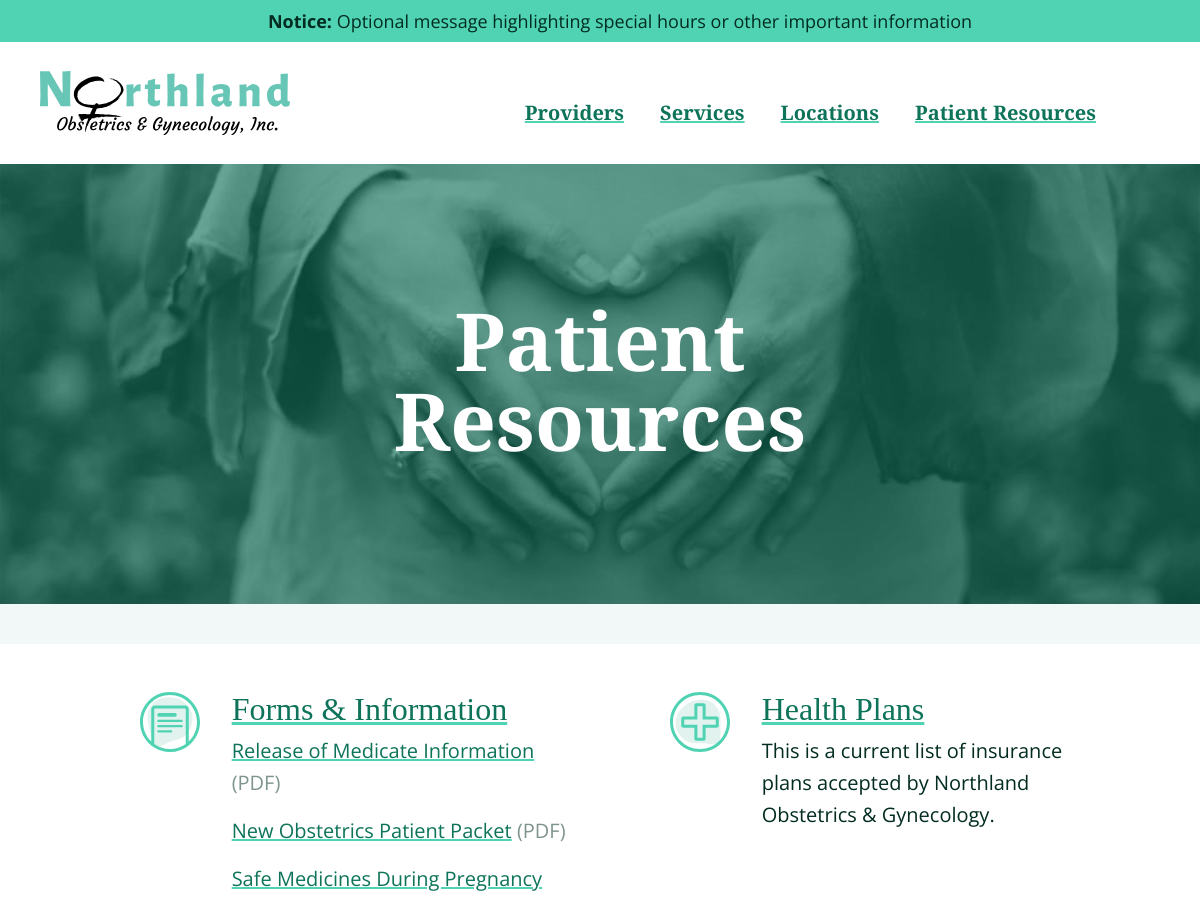
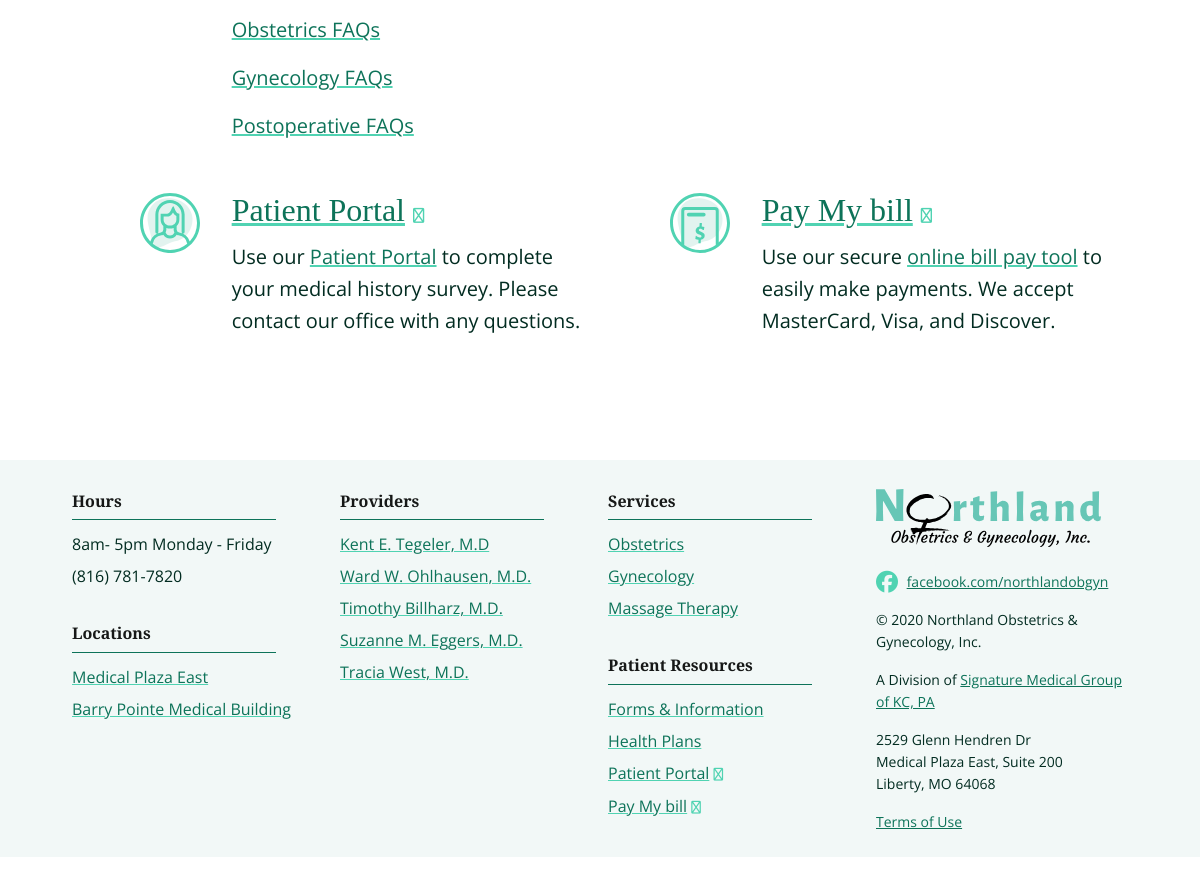
Page /resources/ on the committed database (2 pictures, top to bottom).
### header/models.py (models this page shows, shortened)
class Banner(models.Model):
    def one_year_from_today():
        return timezone.now() + timedelta(days=365.25)
    message = models.TextField(
        help_text='What should this banner message say?', default='')
    publish_date = models.DateTimeField(
        help_text='When should this banner message be published?', default=datetime.now)
    expiration_date = models.DateTimeField(
        help_text='When should this banner stop being displayed? (Defaults 1 year from now)', default=one_year_from_today)

### resources/models.py (models this page shows, shortened)
class Resource(models.Model):
    slug = models.CharField(
        max_length=25, help_text='URL Path Slug', default='')
    view_order = models.IntegerField(
        default=1, help_text='The display order of this resource')
    name = models.CharField(
        max_length=50, help_text='Resource name', default='')
    icon = models.FileField(
        help_text='Icon image for resource', upload_to='static/images/icons', default='')
    isLink = models.BooleanField(
        help_text='Is this menu item an external link?', default=False)
    isFormLink = models.BooleanField(
        help_text='Is this menu item a form submittal?', default=False)
    external_link = models.URLField(
        help_text='External link (optional)', max_length=200, blank=True, default='')
    content = models.TextField(
        help_text='Page content (only if not a link)', blank=True, default='')
    form_content = models.TextField(
        help_text='The raw form html', blank=True, default='')
    class Meta:
        ordering = ['view_order']
    def get_absolute_url(self):
        return "/resources/" + self.slug

class Form(models.Model):
    view_order = models.IntegerField(
        default=1, help_text='The display order of this form')
    name = models.CharField(
        max_length=50, help_text='Form name', default='')
    file = models.FileField(upload_to='forms/', blank=True, default='')
    file_type = models.CharField(max_length=4, blank=True, default='')
    link = models.URLField(
        help_text='Link (optional)', max_length=200, blank=True, default='')
    class Meta:
        ordering = ['view_order']

class Info(models.Model):
    view_order = models.IntegerField(
        default=1, help_text='The display order of this information link')
    name = models.CharField(
        max_length=50, help_text='Link name', default='')
    file = models.FileField(upload_to='info/', blank=True, default='')
    file_type = models.CharField(max_length=4, blank=True, default='')
    link = models.URLField(
        help_text='Link (optional)', max_length=200, blank=True, default='')
    class Meta:
        ordering = ['view_order']

class FAQLink(models.Model):
    view_order = models.IntegerField(
        default=1, help_text='The display order of this FAQ link')
    name = models.CharField(
        max_length=50, help_text='FAQ Link name', default='')
    file = models.FileField(upload_to='faq/', blank=True, default='')
    file_type = models.CharField(max_length=4, blank=True, default='')
    link = models.URLField(
        help_text='Link (optional)', max_length=200, blank=True, default='')
    class Meta:
        ordering = ['view_order']

### locations/models.py (models this page shows, shortened)
class Location(models.Model):
    slug = models.CharField(
        max_length=25, help_text='URL Path Slug', default='')
    view_order = models.IntegerField(
        default=1, help_text='The display order of this location')
    name = models.CharField(
        max_length=40, help_text='Name', default='')
    parent_facility = models.CharField(
        max_length=40, help_text='The name of the parent facility (eg "Liberty Hospital")', default='', blank=True)
    address1 = models.TextField(
        help_text='Address1', default='')
    address2 = models.TextField(
        help_text='Address2', default='', blank=True)
    city_state_zip = models.TextField(
        help_text='City, State Zip', default='')
    image_sml = models.FileField(
        help_text='Small location image', upload_to='static/images/locations', default='')
    image = models.FileField(
        help_text='Large location image', upload_to='static/images/locations', default='')
    appointment_text = models.TextField(
        help_text='Display text for appointments', default='8am- 5pm  Monday - Friday')
    phone = models.CharField(
        max_length=14, help_text='Phone display text', default='(816) 781-7820')
    desc = models.TextField(help_text='Description (can be html)', default='')
    highlighted_content = models.TextField(
        help_text='Special content to highlight (can be html)', blank=True, default='')
    isPrimary = models.BooleanField(default=False)
    class Meta:
        ordering = ['view_order']
    def get_absolute_url(self):
        return "/locations"

### providers/models.py (models this page shows, shortened)
class Provider(models.Model):
    view_order = models.IntegerField(
        default=1, help_text='The display order of this provider')
    slug = models.CharField(
        max_length=25, help_text='URL Path Slug', default='')
    name = models.CharField(max_length=50, help_text='Full name with creds')
    focus = models.CharField(
        max_length=50, help_text='Ob, Gyn, or both?', default='Obstetrics & Gynecology')
    doctor = models.BooleanField(default=True)
    bio = models.TextField(help_text='Bio', default='', blank=True)
    specialty = models.TextField(help_text='Specialties')
    image_sml = models.FileField(
        help_text='Small provider image', upload_to='static/images/providers', default='')
    image = models.FileField(
        help_text='Large provider image', upload_to='static/images/providers', default='')
    class Meta:
        ordering = ['view_order']
    def get_absolute_url(self):
        return "/providers/" + str(self.slug)

### services/models.py (models this page shows, shortened)
class Service(models.Model):
    slug = models.CharField(
        max_length=25, help_text='URL Path Slug', default='')
    view_order = models.IntegerField(
        default=1, help_text='The display order of this service')
    name = models.CharField(
        max_length=50, help_text='Service name', default='')
    icon = models.FileField(
        help_text='Icon image for service', upload_to='static/images/icons', default='')
    summary_desc = models.TextField(
        help_text='Description for the main Services page (can be html)', default='')
    desc = models.TextField(help_text='Description (can be html)', default='')
    services = models.TextField(help_text='Services (can be html)')
    sidebar = models.TextField(help_text='Sidebar (can be html)')
    class Meta:
        ordering = ['view_order']
    def get_absolute_url(self):
        return "/services/" + self.slug

### resources/views.py (the view)
# urls.py: path('', views.index, name='index'),
@cache_page(settings.CACHE_VIEW_EXPIRATION)
def index(request):
    resources = Resource.objects.all()
    forms = Form.objects.all()
    faqs = FAQLink.objects.all()
    infos = Info.objects.all()
    context = {
        'resources': resources,
        'forms': forms,
        'faqs': faqs,
        'infos': infos,
        'headerFragment': renderHeader()
    }
    context['footerFragment'] = renderFooter(context)
    return render(request, 'resources_index.html', context=context)

### header/templates/header.html (shortened to what this page needs)
  {% if banners %}
  <div class="banner">
    <ul class="text-center">
      {% for banner in banners %}
      <li>{% autoescape off %}{{ banner.message }}{% endautoescape %}</li>
      {% endfor %}
    </ul>
  </div>
  {% endif %}
  {% load static %}
  <div class="mb-3">
    <nav class="navbar navbar-expand-lg">
      <a class="navbar-brand pl-4" href="{% url 'index' %}"><img src="{% static 'images/northland-obgyn-logo.svg' %}" width="250" alt="" loading="lazy"/></a>
      <div class="collapse navbar-collapse" id="navbarSupportedContent">
        <ul class="navbar-nav ml-auto">
          <li class="nav-item active">
            <a class="nav-link" href="{% url 'providers:index' %}">Providers <span class="sr-only">(current)</span></a>
          </li>
          <li class="nav-item">
            <a class="nav-link" href="{% url 'services:index' %}">Services</a>
          </li>
          <li class="nav-item">
            <a class="nav-link" href="{% url 'locations:index' %}">Locations</a>
          </li>
          <li class="nav-item">
            <a class="nav-link" href="{% url 'resources:index' %}">Patient Resources</a>
          </li>
        </ul>
      </div>
    </nav>
  </div>

### footer/templates/footer.html (shortened to what this page needs)
{% load static %}
<footer class="container-xl my-4">
    <div class="row mx-3 px-5 py-2">
      <div class="col px-2">
        <h4>Hours</h4>
        <p class="line mr-5"></p>
        {% for location in locations %}
          {% if location.isPrimary %}
          {% autoescape off %}
          <p>{{ location.appointment_text }}</p>
          <p>{{ location.phone }}</p>
          {% endautoescape %}
          {% endif %}
        {% endfor %}
        <h4>Locations</h4>
        <p class="line mr-5"></p>
        {% for location in locations %}
          <p><a href="{{ location.get_absolute_url }}">{{ location.name }}</a></p>
        {% endfor %}
      </div>
      <div class="col px-2">
        <h4>Providers</h4>
        <p class="line mr-5"></p>
        {% for provider in providers %}
          <p><a href="{{ provider.get_absolute_url }}">{{ provider.name }}</a>
        {% endfor %}
      </div>
      <div class="col px-2">
        <h4>Services</h4>
        <p class="line mr-5"></p>
        {% for service in services %}
          <p><a href="{{ service.get_absolute_url }}">{{ service.name }}</a></p>
        {% endfor %}
        <h4>Patient Resources</h4>
        <p class="line mr-5"></p>
        {% for resource in resources %}
          {% if resource.external_link %}
          <p><a target="{{resource.slug}}" href="{{ resource.external_link }}">{{ resource.name }}</a> <small><i class="far fa-external-link"></i></small></p>
          {% elif resource.form_content %}
            <p><a href="#" target="billpay" onclick="$('form[name=&quot;billpay&quot;]').submit(); event.preventDefault()">{{ resource.name }}</a> <small><i class="far fa-external-link"></i></small></p>
          {% else %}
          <p><a href="{{ resource.get_absolute_url }}">{{ resource.name }}</a></p>
          {% endif %}
        {% endfor %}
      </div>
      <div class="col px-2 branding">
        <div class="pb-4 pt"><a href="https://northlandobgyn.com"><img src="{% static 'images/northland-obgyn-logo.svg' %}" width="225" alt="" loading="lazy"/></a></div>
        <p class="social"><i class="fab fa-facebook"></i> <a href="https://www.facebook.com/northlandobgyn" target="_blank">facebook.com/northlandobgyn</a></p>
        <p>&copy; {% now "Y" %} Northland Obstetrics &amp; Gynecology, Inc.</p>
        <p>A Division of <a href="https://www.signaturemedicalgroup.com/" target="_blank">Signature Medical Group of KC, PA</a></p>
        {% for location in locations %}
          {% if location.isPrimary %}
          {% autoescape off %}
          <p>{{ location.address1 }}<br/>
          {{ location.address2 }}<br/>
          {{ location.city_state_zip }}</p>
          {% endautoescape %}
          {% endif %}
        {% endfor %}
        <p><a href="terms">Terms of Use</a></p>
      </div>
    </div>
</footer>

### resources/templates/resources_index.html (shortened to what this page needs)
{% extends "base_generic.html" %}
{% block pageId %}resources-idx{% endblock %}
{% block content %}
{{ headerFragment }}
{% load static %}
<header>
  <div class="img-container">
    <picture class="img-responsive">
      <source srcset="{% static 'images/JPGs/patient-resources.sm.jpg' %}" media="(max-width: 700px)">
      <source srcset="{% static 'images/JPGs/patient-resources.jpg' %}">
      <img src="{% static 'images/JPGs/patient-resources.jpg' %}" alt="Patient Resources" class="img-responsive">
    </picture>
    <div class="overlay_centered white"><h1>Patient Resources</h1></div>
  </div>
  <div class="tagline container">
</header>
<section class="px-5 py-5">
  <div class="container-lg">
    <div class="row justify-content-md-center">
      {% for resource in resources %}
      <div class="col-5 service-item">
        <div class="row">
          <div class="col-2"><img src="/{{ resource.icon }}" alt="{{ resource.slug }}" class="resource-icon" width="60"></div>
          <div class="col resource-summary">
            {% if resource.external_link %}
              <h2><a target="{{resource.slug}}" href="{{ resource.external_link }}">{{ resource.name }}</a> <small><i class="far fa-external-link"></i></small></h2>
            {% elif resource.form_content %}
              <h2><a href="#" target="billpay" onclick="$('form[name=&quot;billpay&quot;]').submit(); event.preventDefault()">{{ resource.name }}</a> <small><i class="far fa-external-link"></i></small></h2>
            {% else %}
              <h2><a href="{{ resource.get_absolute_url }}">{{ resource.name }}</a></h2>
            {% endif %}
            {% if resource.slug == 'forms_information' %}
                {% for form in forms %}
                <p><a href="{% firstof form.file form.link %}">{{form.name}}</a> {% if form.file_type %}<span class="file_type">({{form.file_type}})</span>{% endif %}</p>
                {% endfor %}
                {% for info in infos %}
                <p><a href="{% firstof info.file info.link %}">{{info.name}}</a> {% if info.file_type %}<span class="file_type">({{info.file_type}})</span>{% endif %}</p>
                {% endfor %}
                {% for faq in faqs %}
                <p><a href="{% firstof faq.file faq.link %}">{{faq.name}}</a> {% if faq.file_type %}<span class="file_type">({{faq.file_type}})</span>{% endif %}</p>
                {% endfor %}
            {% else %}
            {% autoescape off %}
              <p>{{ resource.content }}</p>
              {% endautoescape %}
            {% endif %}
          </div>
      </div>
      </div>
      {% endfor %}
    </div>
  </div>
</section>
{{ footerFragment }}
{% endblock %}

### rows in the picture
Banner: message "Notice: Optional message highlighting special hours or other important information"
Resource: icon (picture), name "Forms & Information"
Form: name "Release of Medicate Information", file_type "PDF"
Info: name "New Obstetrics Patient Packet", file_type "PDF"
Info: name "Safe Medicines During Pregnancy"
FAQLink: name "Obstetrics FAQs"
FAQLink: name "Gynecology FAQs"
FAQLink: name "Postoperative FAQs"
Resource: icon (picture), name "Health Plans", content "This is a current list of insurance plans accepted by Northland Obstetrics & Gynecology."
Resource: icon (picture), name "Patient Portal", content "Use our Patient Portal to complete your medical history survey. Please contact our office with any questions."
Resource: icon (picture), name "Pay My bill", content "Use our secure online bill pay tool to easily make payments. We accept MasterCard, Visa, and Discover."
Location: appointment_text "8am- 5pm Monday - Friday", phone "(816) 781-7820", name "Medical Plaza East", address1 "2529 Glenn Hendren Dr", address2 "Medical Plaza East, Suite 200", city_state_zip "Liberty, MO 64068"
Location: name "Barry Pointe Medical Building"
Provider: name "Kent E. Tegeler, M.D"
Provider: name "Ward W. Ohlhausen, M.D."
Provider: name "Timothy Billharz, M.D."
Provider: name "Suzanne M. Eggers, M.D."
Provider: name "Tracia West, M.D."
Service: name "Obstetrics"
Service: name "Gynecology"
Service: name "Massage Therapy"
